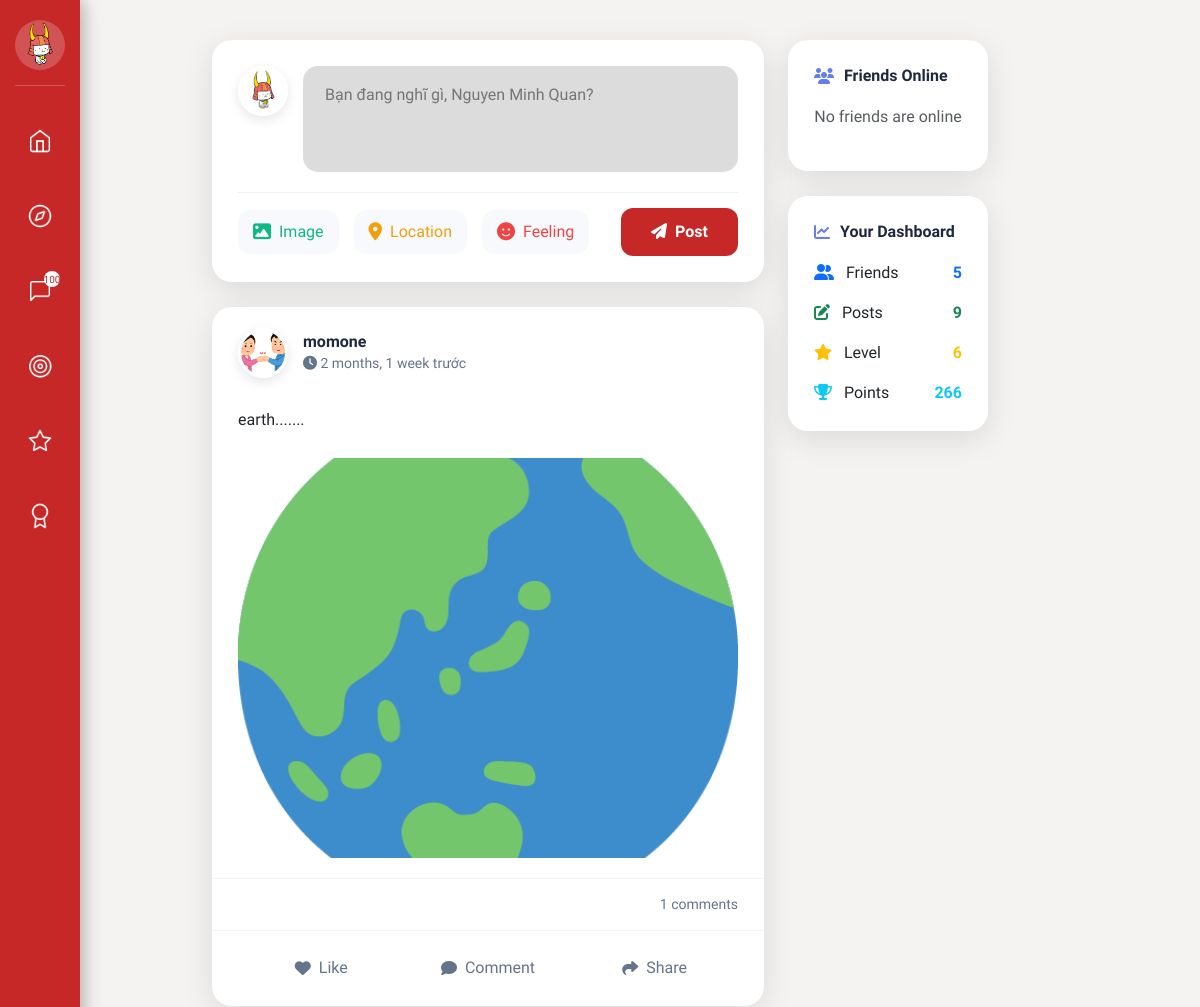
/social/ (signed in, upper part), run on an earlier commit of the app's database.
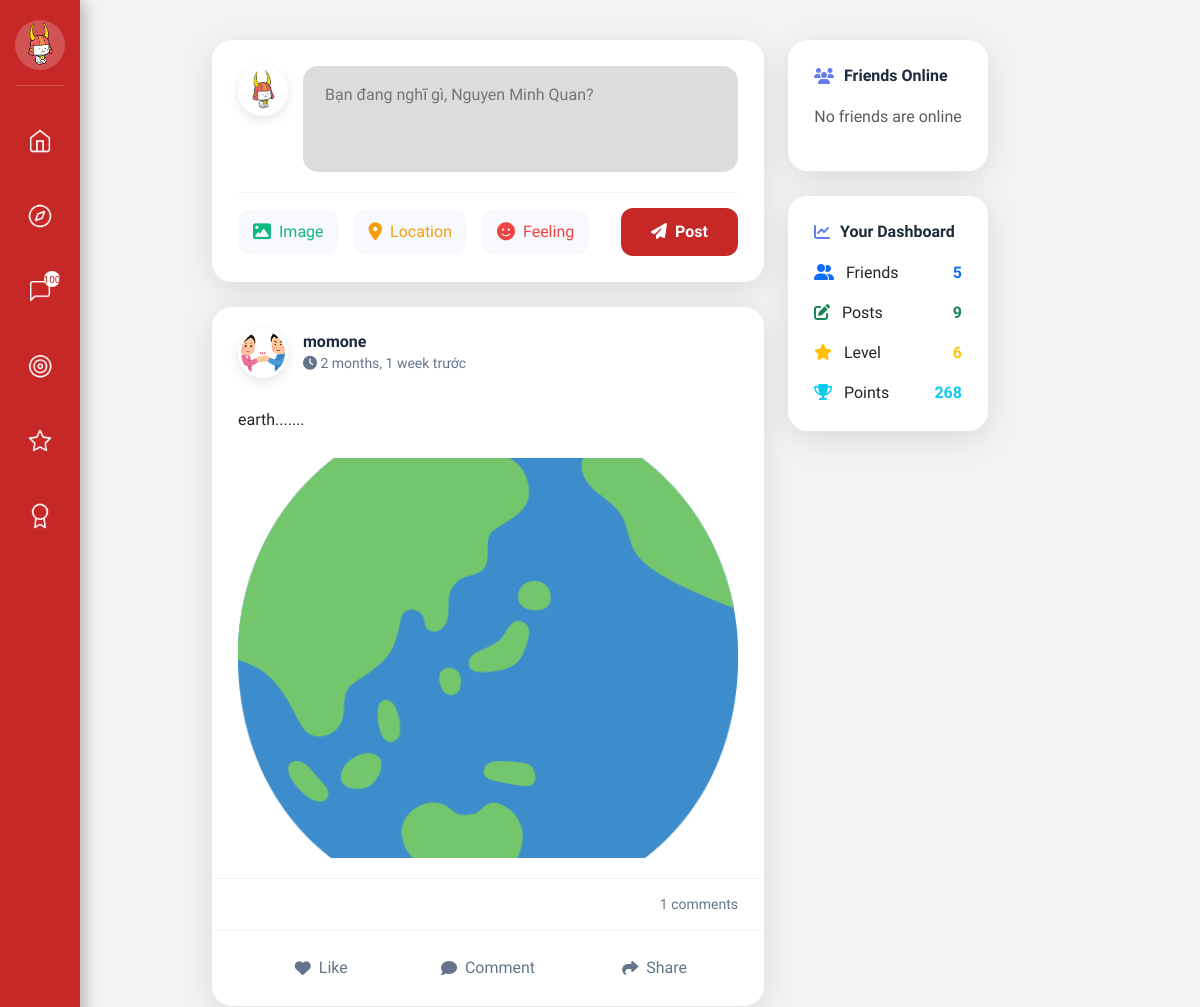
And on a later commit of the database.
### users/models.py (models this page shows, shortened)
class User(AbstractUser):
    GENDER_CHOICES = [
        ('male', 'Male'),
        ('female', 'Female'),
        ('other', 'Other'),
        ('not_specified', 'Not specified'),
    ]
    STATUS_CHOICES = [
        ('online', 'Online'),
        ('offline', 'Offline'),
        ('busy', 'Busy'),
        ('away', 'Away'),
        ('available', 'Available for connection'),
    ]
    phone_regex = RegexValidator(
        regex=r'^\+?1?\d{9,15}$',
        message="Phone number must be in the format: '+999999999' or '0999999999'"
    )
    email = models.EmailField(unique=True)
    phone = models.CharField(
        validators=[phone_regex],
        max_length=17,
        unique=True,
        help_text="Phone number must be in the format: '+84xxxxxxxxx' or '0xxxxxxxxx'"
    )
    full_name = models.CharField(max_length=100)
    hometown = models.CharField(max_length=255, blank=True)
    date_of_birth = models.DateField(null=True, blank=True, verbose_name="Date of Birth")
    gender = models.CharField(
        max_length=20,
        choices=GENDER_CHOICES,
        default='not_specified',
        help_text="User's gender"
    )
    bio = models.TextField(
        max_length=500,
        blank=True,
        help_text="Short introduction about yourself (max 500 characters)"
    )
    status = models.CharField(
        max_length=20,
        choices=STATUS_CHOICES,
        default='offline',
        help_text="Current status"
    )
    interests = models.TextField(default='[]', blank=True)
    avatar = models.ImageField(upload_to='avatars/', blank=True)
    latitude = models.FloatField(null=True, blank=True, help_text="Latitude")
    longitude = models.FloatField(null=True, blank=True, help_text="Longitude")
    search_radius = models.FloatField(default=50.0, help_text="Search radius (km)")
    level = models.IntegerField(default=1)
    points = models.IntegerField(default=0)
    is_admin = models.BooleanField(default=False)
    objects = UserManager()
    USERNAME_FIELD = 'email'
    REQUIRED_FIELDS = ['phone', 'full_name']
    class Meta:
        verbose_name = "User"
        verbose_name_plural = "Users"
        ordering = ['-date_joined']
    def get_display_name(self):
        return self.full_name or self.username

### social/views.py (the view)
# urls.py: path('', views.wall, name='wall'),
@login_required
def wall(request):
    friends_ids = []
    friendships1 = Friendship.objects.filter(user1=request.user).values_list('user2_id', flat=True)
    friendships2 = Friendship.objects.filter(user2=request.user).values_list('user1_id', flat=True)
    friends_ids = list(friendships1) + list(friendships2)
    posts = Post.objects.filter(
        Q(author=request.user) | Q(author_id__in=friends_ids)
    ).select_related('author').prefetch_related(
        'likes', 'comments', 'comments__author'
    )
    for post in posts:
        post.is_liked_by_user = post.user_liked(request.user)
    online_friends = User.objects.filter(
        Q(id__in=friends_ids),
        status__in=['online', 'available']
    ).exclude(id=request.user.id)[:10]
    upcoming_events = Event.objects.filter(
        Q(creator=request.user) | Q(participations__user=request.user),
        time__gte=timezone.now()
    ).distinct()[:5]
    friends_count = len(friends_ids)
    posts_count = Post.objects.filter(author=request.user).count()
    notifications_count = FriendRequest.objects.filter(
        receiver=request.user,
        status='pending'
    ).count()
    unread_messages_count = Message.objects.filter(
        receiver=request.user,
    ).count()
    context = {
        'posts': posts[:20],  # Limit to 20 posts initially
        'online_friends': online_friends,
        'upcoming_events': upcoming_events,
        'friends_count': friends_count,
        'posts_count': posts_count,
        'notifications_count': notifications_count,
        'unread_messages_count': unread_messages_count,
        'notifications': [],  # Add actual notifications if needed
    }
    return render(request, 'wall.html', context)

### social/models.py (called while the page is built)
    @property
    def likes_count(self):
        return self.likes.count()

    @property
    def comments_count(self):
        return self.comments.count()

    def user_liked(self, user):
        return self.likes.filter(user=user).exists()

    def recent_comments(self, limit=3):
        return self.comments.all()[:limit]

### templates/wall.html (shortened to what the changed rows need)
{% extends 'base.html' %}
{% block extra_css %}
<link rel="stylesheet" href="https://cdnjs.cloudflare.com/ajax/libs/font-awesome/6.5.1/css/all.min.css">
{% endblock %}
{% block content %}
<div class="main-container">
  <div class="wall-container">
    <div class="row">
    <div class="col-lg-8 col-md-12">
      <div class="create-post-card">
        <form
          method="POST"
          action="{% url 'create_post' %}"
          enctype="multipart/form-data"
          id="createPostForm"
        >
          <div class="post-input-container">
            {% if user.avatar %}
            <img src="{{ user.avatar.url }}" alt="Avatar" class="user-avatar" />
            {% else %}
            <div
              class="user-avatar bg-gradient-to-r from-blue-500 to-purple-600 d-flex align-items-center justify-content-center text-white"
            >
              <i class="fas fa-user"></i>
            </div>
            {% endif %}
            <textarea
              name="content"
              class="post-textarea"
              placeholder="Bạn đang nghĩ gì, {{ user.get_display_name }}?"
              rows="3"
              required
            ></textarea>
          </div>
        </form>
      </div>
    </div>
    <div class="col-lg-4 col-md-12">
        <div class="sidebar-widget">
          <div class="stats-grid">
            <div
              class="stat-item d-flex justify-content-between align-items-center mb-3"
            >
              <div>
                <i class="fas fa-star text-warning me-2"></i>
                <span>Level</span>
              </div>
              <strong class="text-warning">{{ user.level }}</strong>
            </div>
            <div
              class="stat-item d-flex justify-content-between align-items-center"
            >
              <div>
                <i class="fas fa-trophy text-info me-2"></i>
                <span>Points</span>
              </div>
              <strong class="text-info">{{ user.points|default:0 }}</strong>
            </div>
          </div>
        </div>
      </div>
      </div>
    </div>
  </div>
</div>
{% endblock %}

### templates/base.html (shortened to what this page needs)
{% load static %}
<!DOCTYPE html>
<html lang="en">
  <head>
    <link
      href="https://cdn.jsdelivr.net/npm/bootstrap@5.3.0/dist/css/bootstrap.min.css"
      rel="stylesheet"
    />
    <link
      href="https://cdnjs.cloudflare.com/ajax/libs/font-awesome/6.4.0/css/all.min.css"
      rel="stylesheet"
    />
    {% block extra_css %}{% endblock %}
  </head>
  <body>
    <div class="sidebar">
      <div class="profile-section">
        <div class="profile-avatar" id="profile-btn">
          {% if user.avatar %}
          <img
            src="{{ user.avatar.url }}"
            alt="Avatar"
            style="
              width: 100%;
              height: 100%;
              border-radius: 50%;
              object-fit: cover;
            "
          />
          {% else %}
          <i class="fas fa-user"></i>
          {% endif %}
        </div>
      </div>
      <div class="nav-buttons">
        <button class="sidebar-btn" id="home-btn" title="Home">
          <span class="icon-home"></span>
        </button>
        <button class="sidebar-btn" id="social-btn" title="Social Network">
          <span class="icon-social"></span>
        </button>
        <button class="sidebar-btn" id="chat-btn" title="Message">
          <span class="icon-message"></span>
          {% if unread_messages_count > 0 %}
          <span
            style="
              position: absolute;
              top: 5px;
              right: 5px;
              background: #fff;
              color: #c62828;
              font-size: 10px;
              border-radius: 50%;
              width: 16px;
              height: 16px;
              display: flex;
              align-items: center;
              justify-content: center;
            "
            >{{ unread_messages_count }}</span
          >
          {% endif %}
        </button>
        <label for="mission-toggle" class="sidebar-btn" title="Mission">
          <span class="icon-mission"></span>
        </label>
        <label for="event-toggle" class="sidebar-btn" title="Event">
          <span class="icon-event"></span>
        </label>
        <label for="achievement-toggle" class="sidebar-btn" title="Achievement">
          <span class="icon-achievement"></span>
        </label>
      </div>
    </div>
    <div class="panels">
      <div class="content-panel mission-panel">
        <div class="panel-header">Mission</div>
        <div class="panel-content">
          <div class="event-card">
            <h3>Daily Check-in</h3>
            <p>
            </p>
          </div>
          <div class="event-card">
            <h3>Help a Newcomer</h3>
            <p>Guide someone new to the community and earn mentor badges.</p>
          </div>
          <div class="event-card">
            <h3>Share Your Story</h3>
            <p>Tell your journey and inspire others in the community.</p>
          </div>
          <div class="event-card">
            <h3>Local Explorer</h3>
            <p>Discover and review local Vietnamese businesses and services.</p>
          </div>
        </div>
      </div>
      <div class="content-panel event-panel">
        <div class="panel-header">Event</div>
        <div class="panel-content">
          <div class="event-card">
            <h3>🎉 Discover events</h3>
            <p>
            </p>
          </div>
        </div>
      </div>
    <div
      class="main-container"
      style="margin-left: 80px; padding: 20px; min-height: 100vh"
    >
      {% block content %}{% endblock %}
    </div>
  </body>
</html>

What changed in the data, as far as the page shows it:
changed User "Bạn đang nghĩ gì, Nguyen Minh Quan?": points "266" → "268"
